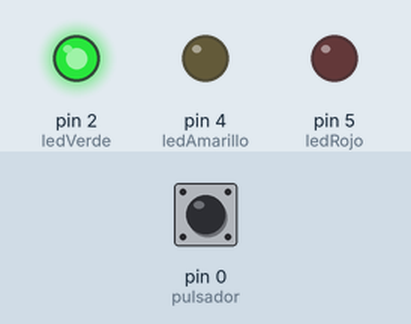
Bench run of a sketch on a simulated Arduino Uno, built with avr-gcc and run on an emulated ATmega328P. On the bench: output pins drawn as LEDs (lit = HIGH). Dashed ring = blinking. Inputs (shaded band) come from the test bench; at power-on: pin 0 (pulsador) HIGH.

Above: at 1.2 s.
1.3 s: pin 0 (pulsador) pulled LOW for 0.15 s
At 2.1 s:
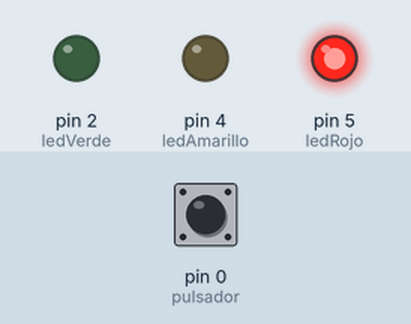
4.1 s: pin 0 (pulsador) pulled LOW for 3.2 s
At 4.25 s:
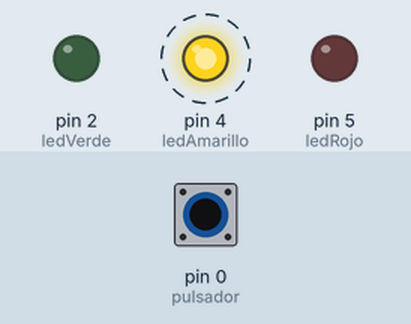
Timing chart, 0 to 9.5 s (numbered marks = the images above; inputs shaded):
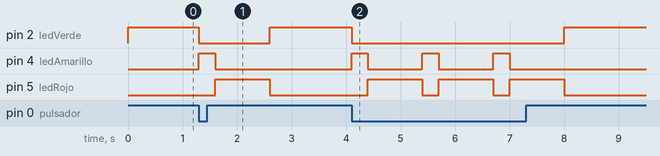

Measured:
- after the input at 1.3 s, pin 2 (ledVerde): HIGH → LOW at once, → HIGH 1.3 s later; pin 4 (ledAmarillo): LOW → HIGH at once, → LOW 0.30 s later; pin 5 (ledRojo): LOW → HIGH after 0.30 s, → LOW 1.0 s later
- after the input at 4.1 s, pin 2 (ledVerde): HIGH → LOW at once, → HIGH 3.9 s later; pin 4 (ledAmarillo): alternates HIGH for 0.30 s and LOW for 1.0 s, 6 changes in all, then stays LOW, starting at once; pin 5 (ledRojo): alternates HIGH for 1.0 s and LOW for 0.30 s, 6 changes in all, then stays LOW, starting after 0.30 s

The sketch:

Semaforo.ino
```cpp
const int ledRojo = 5;
const int ledAmarillo = 4;
const int ledVerde = 2;
const int pulsador = 0;

void setup() {
  pinMode(pulsador, INPUT);
  pinMode(ledVerde,OUTPUT);
  pinMode(ledAmarillo,OUTPUT);
  pinMode(ledRojo,OUTPUT);
}

void loop() {
  boolean estado = digitalRead(pulsador);
  if(estado == LOW){
    digitalWrite(ledVerde, LOW);
    digitalWrite(ledAmarillo, HIGH);
    delay(300);
    digitalWrite(ledAmarillo, LOW);
    digitalWrite(ledRojo, HIGH);
    delay(1000);
    digitalWrite(ledRojo, LOW);
    digitalWrite(ledVerde, HIGH);
    } else {
        digitalWrite(ledVerde, HIGH);
      }
}
```
